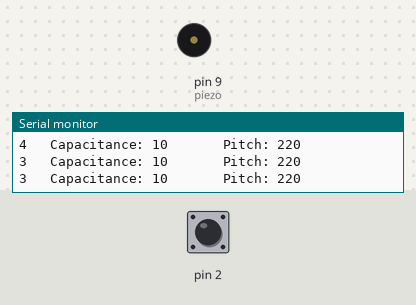
This sketch was run on a simulated Arduino Uno, built with avr-gcc and run on an emulated ATmega328P. Shown: buzzer (waves = sounding), the last lines printed to the serial monitor. The test bench sets the inputs (shaded band); at power-on: pin 2 HIGH.

Above: at 1.2 s.
1.3 s: pin 2 pulled LOW for 1 s
At 2.3 s:
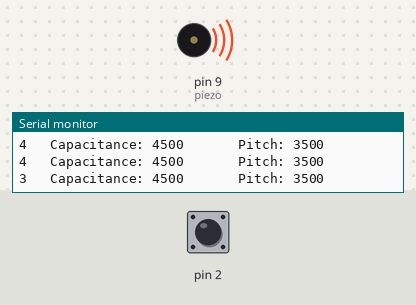
5.3 s: pin 2 pulled LOW for 0.15 s
8.4 s: pin 2 pulled LOW for 3.2 s
At 8.9 s:
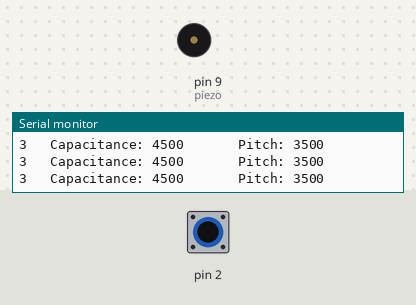
13.1 s: pin 2 pulsed LOW 2 times (0.12 s each, 0.3 s apart)
16.7 s: pin 2 driven LOW
19.7 s: pin 2 driven HIGH
Timing chart, 0 to 23.7 s (numbered marks = the images above; inputs shaded):
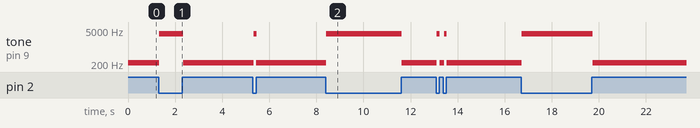

The sketch:

led_piezo.ino
```cpp
#include <CapacitiveSensor.h>

/*
 * CapitiveSense Library Demo Sketch
 * Paul Badger 2008
 * Uses a high value resistor e.g. 10M between send pin and receive pin
 * Resistor effects sensitivity, experiment with values, 50K - 50M. Larger resistor values yield larger sensor values.
 * Receive pin is the sensor pin - try different amounts of foil/metal on this pin
 */


CapacitiveSensor   cs_4_2 = CapacitiveSensor(4, 2);       // 10M resistor between pins 4 & 2, pin 2 is sensor pin, add a wire and or foil if desired
// pin 8 is sensor pin, add a wire and or foil
const int piezo = 9;        // pin that the Piezo is attached to
int sensorMin = 50;        // minimum sensor value
int sensorMax = 3200;           // maximum sensor value
void setup()
{
  cs_4_2.set_CS_AutocaL_Millis(0xFFFFFFFF);     // turn off autocalibrate on channel 1 - just as an example
  Serial.begin(9600);
  pinMode(piezo, OUTPUT);
}

void loop()
{
  long start = millis();
  long total1 =  smoothRead(cs_4_2.capacitiveSensor(30));

  int value = map(total1, sensorMin, sensorMax, 220, 3500);

  value = constrain(value, 220, 3500);
  tone(piezo, value, 10);

  Serial.print(millis() - start);        // check on performance in milliseconds
  Serial.print("\t Capacitance: ");                    // tab character for debug windown spacing

  Serial.print(total1);                  // print sensor output 1
  Serial.print("  \t   Pitch: ");
  Serial.println(value);
  delay(1);                             // arbitrary delay to limit data to serial port

}

// Funzioni

int smoothRead(int value) {
//  Legge 10 valori dal sensore e ritorna il valore medio tra questi.
  int total = 0;
  for (int i = 0; i < 10; i++) {
    total = total + value;
  }
  return(total / 10);
}
```

Measured:
- by itself, tone on pin 9 (piezo): plays 3500 Hz for 0.01 s, 3500 Hz for 0.01 s, 3500 Hz for 0.01 s, 3500 Hz for 0.01 s, 3500 Hz for 0.01 s, 3500 Hz for 0.01 s … (119 notes in this stretch)
